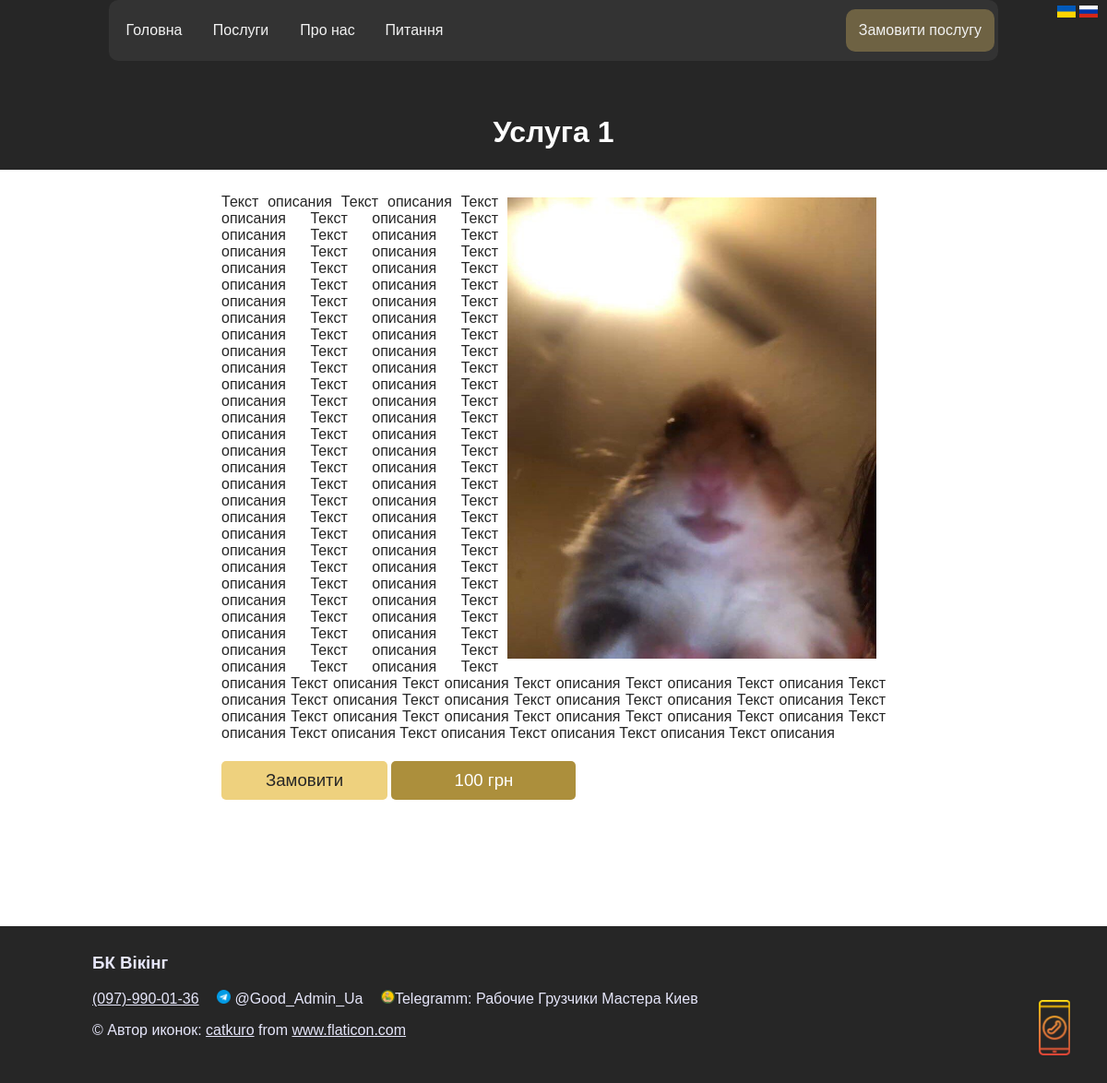
The page /uk/services/1 on the database as committed earlier.
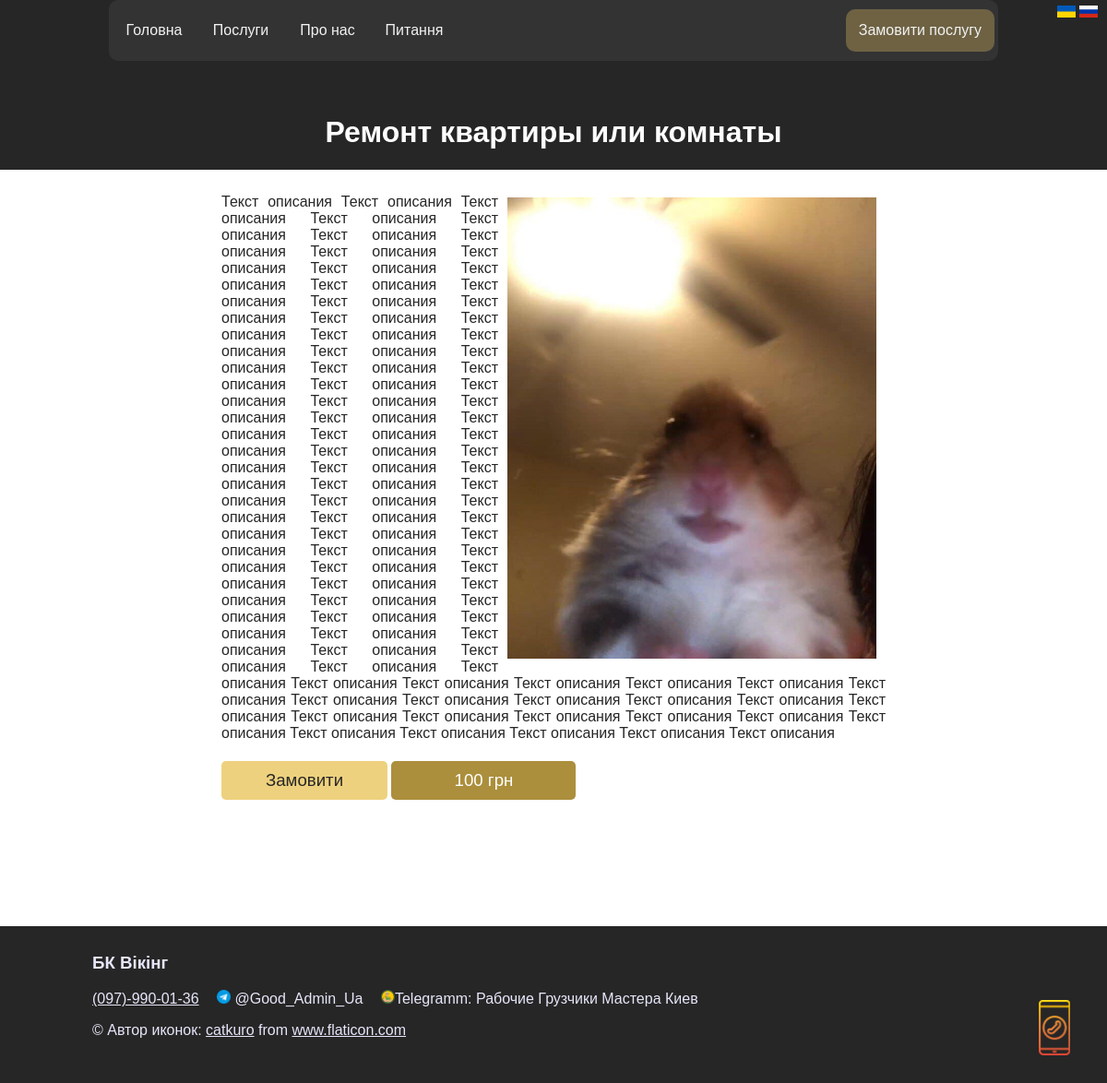
The same page on the database as committed later.
### main/models.py (models this page shows, shortened)
class ServicesAndPrice(models.Model):
    service = models.TextField(_('Послуга'), max_length=100)
    description = models.TextField(_('Опис'), null=True, blank=True)
    price = models.DecimalField(_('Ціна'), max_digits=6, decimal_places=0)
    si = models.CharField(_('Одиниці виміру'), max_length=20, null=True, blank=True, default='грн')
    image = models.ImageField(_('Зображення'), null=True, blank=True, upload_to='var/www/file_project/media/images/')
    class Meta:
        verbose_name = _('Послуга')
        verbose_name_plural = _('Послуги')

### main/views.py (the view)
# urls.py: path('services/<int:pk>', views.ServiceDetailView.as_view(), name='service_detail')
class ServiceDetailView(DetailView):
    model = ServicesAndPrice
    template_name = 'main/detail.html'
    context_object_name = 'detail'

### main/templates/main/detail.html (shortened to what this page needs)
{% extends 'main/base.html' %}
{% load i18n %}
{% load static %}
{% block content %}
    <h1>{{ detail.service }}</h1>
{% endblock %}
{% block contentFullWidth %}
<div style="display: inline-block;">
    {% if detail.description %}
        {% if detail.image %}<div class="imgDetail"><img src="{{ detail.image.url }}" alt="image" width="400px"></div>{% endif %}
        <p>{{ detail.description }}</p>
    {% else %}<h2>Ціна даної послуги:</h2>
    {% endif %}
</div>
    <a style="text-decoration: none" href="{% url 'order' %}"><div class="priceDetail button" style="color: #262626">{% translate 'Замовити' %}</div></a>
    <div class="priceDetail">{{ detail.price }} {{ detail.si }}</div>
{% endblock %}

Rows that differ between the two databases and show on the page:
changed ServicesAndPrice "грн": service "Услуга 1" → "Ремонт квартиры или комнаты"
